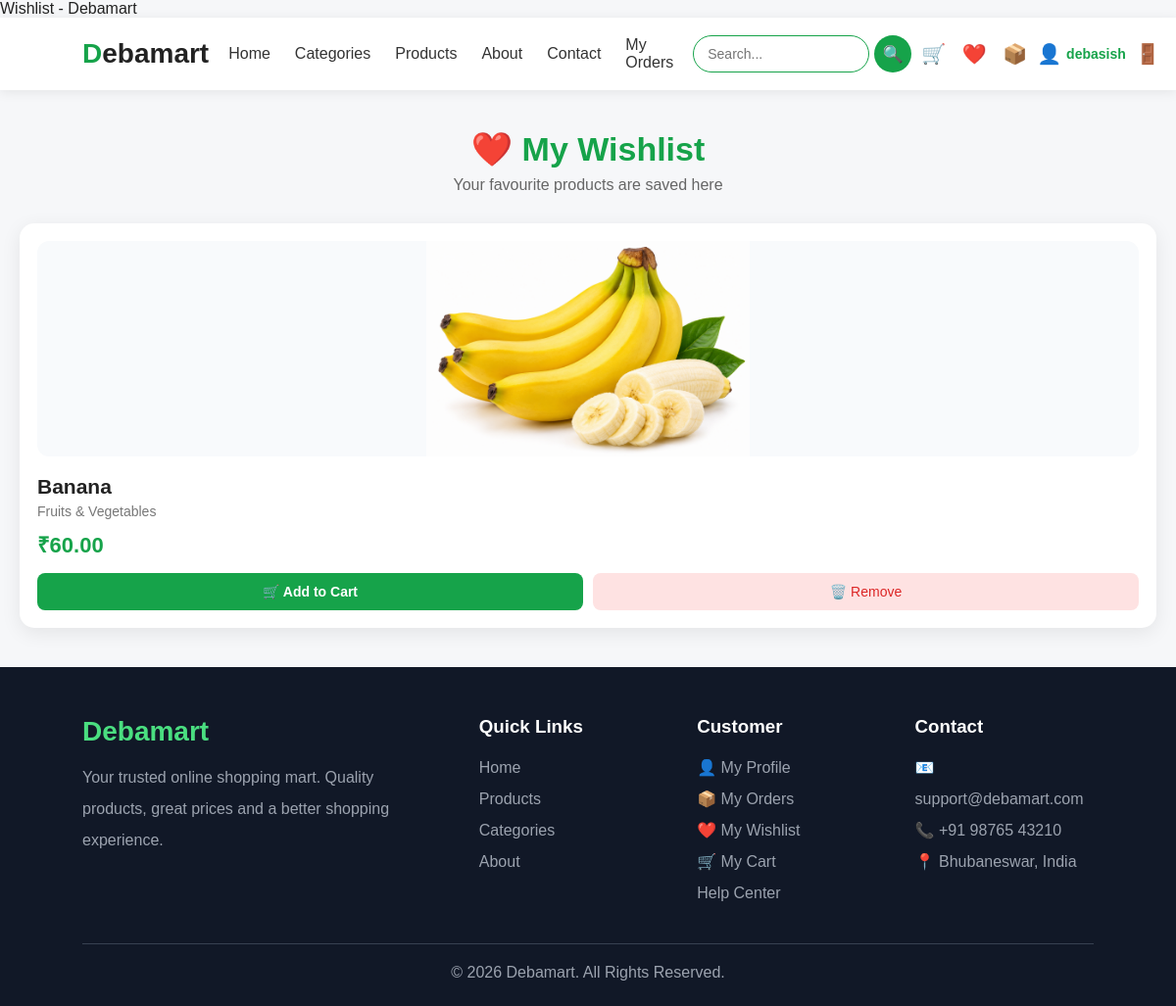
Screenshot of /wishlist/ (signed in) with the database file from the repository.
### home/models.py (models this page shows, shortened)
class Wishlist(models.Model):
    user = models.ForeignKey(
        User,
        on_delete=models.CASCADE
    )
    product = models.ForeignKey(
        Product,
        on_delete=models.CASCADE
    )
    date = models.DateTimeField(
        auto_now_add=True
    )

class Product(models.Model):
    name = models.CharField(
        max_length=200
    )
    category = models.ForeignKey(
        Category,
        on_delete=models.CASCADE
    )
    price = models.DecimalField(
        max_digits=10,
        decimal_places=2
    )
    description = models.TextField()
    image = models.ImageField(
        upload_to="products/",
        blank=True,
        null=True
    )
    stock = models.IntegerField(
        default=0
    )
    date = models.DateTimeField(
        auto_now_add=True
    )

class Category(models.Model):
    name = models.CharField(
        max_length=100
    )

### home/views.py (the view)
@login_required(login_url="login")
def wishlist(request):
    wishlist_items = Wishlist.objects.filter(
        user=request.user
    ).select_related(
        "product",
        "product__category"
    ).order_by(
        "-date"
    )
    return render(
        request,
        "wishlist.html",
        {
            "wishlist_items": wishlist_items
        }
    )

### home/templates/wishlist.html (shortened to what this page needs)
{% extends "base.html" %}
{% block body %}
<div class="wishlist-container">
    <div class="wishlist-title">
        <h1>❤️ My Wishlist</h1>
        <p>Your favourite products are saved here</p>
    </div>
    {% if wishlist_items %}
        <div class="wishlist-grid">
            {% for item in wishlist_items %}
                <div class="wishlist-card">
                    {% if item.product.image %}
                        <img
                            src="{{ item.product.image.url }}"
                            alt="{{ item.product.name }}"
                            class="wishlist-image"
                        >
                    {% else %}
                        <div class="no-image">
                            No Image
                        </div>
                    {% endif %}
                    <div class="wishlist-info">
                        <h2>{{ item.product.name }}</h2>
                        <div class="category">
                            {{ item.product.category.name }}
                        </div>
                        <div class="price">
                            ₹{{ item.product.price }}
                        </div>
                        <div class="wishlist-buttons">
                            <a
                                href="{% url 'add_to_cart' item.product.id %}"
                                class="cart-btn"
                            >
                                🛒 Add to Cart
                            </a>
                            <a
                                href="{% url 'remove_from_wishlist' item.product.id %}"
                                class="remove-btn"
                            >
                                🗑️ Remove
                            </a>
                        </div>
                    </div>
                </div>
            {% endfor %}
        </div>
    {% endif %}
</div>
{% endblock %}

### home/templates/base.html (shortened to what this page needs)
<!DOCTYPE html>
<html lang="en">
<head>
</head>
<body>
    <nav class="navbar">
        <div class="logo">
            D<span>ebamart</span>
        </div>
        <ul class="nav-links" id="navLinks">
            <li>
                <a href="{% url 'home' %}">
                    Home
                </a>
            </li>
            <li>
                <a href="{% url 'categories' %}">
                    Categories
                </a>
            </li>
            <li>
                <a href="{% url 'products' %}">
                    Products
                </a>
            </li>
            <li>
                <a href="{% url 'about' %}">
                    About
                </a>
            </li>
            <li>
                <a href="{% url 'contact' %}">
                    Contact
                </a>
            </li>
            <li>
                <a href="{% url 'my_orders' %}">
                    My Orders
                </a>
            </li>
        </ul>
        <div class="nav-icons">
            <form
                action="{% url 'products' %}"
                method="GET"
                class="search-form"
            >
                <input
                    type="text"
                    name="q"
                    placeholder="Search..."
                    value="{{ query }}"
                >
                <button type="submit">
                    🔍
                </button>
            </form>
            <a
                href="{% url 'cart' %}"
                title="Cart"
            >
                🛒
            </a>
            <a
                href="{% url 'wishlist' %}"
                class="wishlist-nav"
                title="My Wishlist"
            >
                ❤️
            </a>
            <a
                href="{% url 'my_orders' %}"
                title="My Orders"
            >
                📦
            </a>
            {% if user.is_authenticated %}
                <a
                    href="{% url 'profile' %}"
                    class="user-profile"
                    title="My Profile"
                >
                    👤
                    <span class="user-name">
                        {{ user.username }}
                    </span>
                </a>
                <a
                    href="{% url 'logout' %}"
                    class="logout-link"
                    title="Logout"
                >
                    🚪
                </a>
            {% endif %}
        </div>
    </nav>
    {% block body %}{% endblock body %}
    <footer>
        <div class="footer-content">
            <div>
                <div class="footer-logo">
                    Debamart
                </div>
                <p>
                    Your trusted online shopping mart.
                    Quality products, great prices and
                    a better shopping experience.
                </p>
            </div>
            <div>
                <h3>
                    Quick Links
                </h3>
                <a href="{% url 'home' %}">
                    Home
                </a>
                <a href="{% url 'products' %}">
                    Products
                </a>
                <a href="{% url 'categories' %}">
                    Categories
                </a>
                <a href="{% url 'about' %}">
                    About
                </a>
            </div>
            <div>
                <h3>
                    Customer
                </h3>
                {% if user.is_authenticated %}
                    <a href="{% url 'profile' %}">
                        👤 My Profile
                    </a>
                {% else %}
                    <a href="{% url 'login' %}">
                        👤 Login
                    </a>
                {% endif %}
                <a href="{% url 'my_orders' %}">
                    📦 My Orders
                </a>
                <a href="{% url 'wishlist' %}">
                    ❤️ My Wishlist
                </a>
                <a href="{% url 'cart' %}">
                    🛒 My Cart
                </a>
                <a href="{% url 'contact' %}">
                    Help Center
                </a>
            </div>
            <div>
                <h3>
                    Contact
                </h3>
                <p>
                    📧 support@debamart.com
                </p>
                <p>
                    📞 +91 98765 43210
                </p>
                <p>
                    📍 Bhubaneswar, India
                </p>
            </div>
        </div>
        <div class="copyright">
            © 2026 Debamart. All Rights Reserved.
        </div>
    </footer>
</body>
</html>

### home/templates/base.html (style rules this page uses)
* { margin: 0; padding: 0; box-sizing: border-box; font-family: Arial, sans-serif; }
body { background: #f6f7f9; color: #222; overflow-x: hidden; }
.navbar { width: 100%; background: #ffffff; padding: 18px 7%; display: flex; align-items: center; justify-content: space-between; gap: 20px; box-shadow: 0 2px 12px rgba(0, 0, 0, 0.08); position: sticky; top: 0; z-index: 1000; }
.logo { font-size: 28px; font-weight: bold; color: #16a34a; white-space: nowrap; }
.logo span { color: #222; }
.nav-links { display: flex; gap: 25px; list-style: none; align-items: center; }
.nav-links a { text-decoration: none; color: #333; font-weight: 500; transition: 0.3s; }
.nav-icons { display: flex; gap: 10px; font-size: 20px; align-items: center; flex-shrink: 0; }
.nav-icons a { text-decoration: none; color: #222; transition: 0.3s; }
.wishlist-nav { position: relative; display: inline-flex; align-items: center; justify-content: center; width: 38px; height: 38px; border-radius: 50%; text-decoration: none; transition: 0.3s; }
.user-profile { display: flex; align-items: center; gap: 5px; text-decoration: none; color: #16a34a !important; cursor: pointer; font-weight: 600; }
.user-name { font-size: 14px; color: #16a34a; font-weight: 600; white-space: nowrap; }
.logout-link { text-decoration: none; color: #222; font-size: 20px; transition: 0.3s; }
.search-form { display: flex; align-items: center; gap: 5px; }
.search-form input { width: 180px; height: 38px; padding: 8px 14px; border: 1px solid #16a34a; border-radius: 20px; outline: none; font-size: 14px; }
.search-form button { width: 38px; height: 38px; border: none; border-radius: 50%; background: #16a34a; color: white; cursor: pointer; font-size: 17px; transition: 0.3s; }
.price { font-size: 21px; font-weight: bold; color: #16a34a; margin-bottom: 15px; }
.cart-btn { display: block; width: 100%; border: none; background: #16a34a; color: white; padding: 12px; border-radius: 7px; cursor: pointer; font-weight: bold; text-align: center; text-decoration: none; transition: 0.3s; }
footer { background: #111827; color: white; padding: 50px 7% 25px; }
.footer-content { display: grid; grid-template-columns: 2fr 1fr 1fr 1fr; gap: 40px; }
.footer-logo { font-size: 28px; font-weight: bold; color: #4ade80; margin-bottom: 15px; }
.footer-content h3 { margin-bottom: 15px; }
.footer-content p, .footer-content a { color: #9ca3af; line-height: 2; text-decoration: none; display: block; overflow-wrap: anywhere; }
.copyright { text-align: center; border-top: 1px solid #374151; margin-top: 35px; padding-top: 20px; color: #9ca3af; }

### home/templates/wishlist.html (style rules this page uses)
.wishlist-container { max-width: 1200px; margin: 40px auto; padding: 0 20px; }
.wishlist-title { text-align: center; margin-bottom: 30px; }
.wishlist-title h1 { color: #16a34a; font-size: 34px; margin-bottom: 8px; }
.wishlist-title p { color: #666; font-size: 16px; }
.wishlist-grid { display: grid; grid-template-columns: repeat(auto-fit, minmax(260px, 1fr)); gap: 25px; }
.wishlist-card { background: white; border-radius: 15px; padding: 18px; box-shadow: 0 5px 20px rgba(0,0,0,0.08); transition: 0.3s; }
.wishlist-image { width: 100%; height: 220px; object-fit: contain; border-radius: 12px; background: #f8fafc; }
.wishlist-info h2 { font-size: 21px; margin: 15px 0 5px; color: #222; }
.category { color: #777; font-size: 14px; margin-bottom: 10px; }
.price { color: #16a34a; font-size: 22px; font-weight: bold; margin-bottom: 15px; }
.wishlist-buttons { display: flex; gap: 10px; }
.cart-btn, .remove-btn { flex: 1; padding: 11px 8px; border: none; border-radius: 8px; text-decoration: none; text-align: center; font-size: 14px; cursor: pointer; }
.cart-btn { background: #16a34a; color: white; }
.remove-btn { background: #fee2e2; color: #dc2626; }

### rows the page displays
Wishlist: product.image (picture), product.name "Banana", product.category.name "Fruits & Vegetables", product.price "60.00"

### other values shown
{{ user.username }} "debasish"
